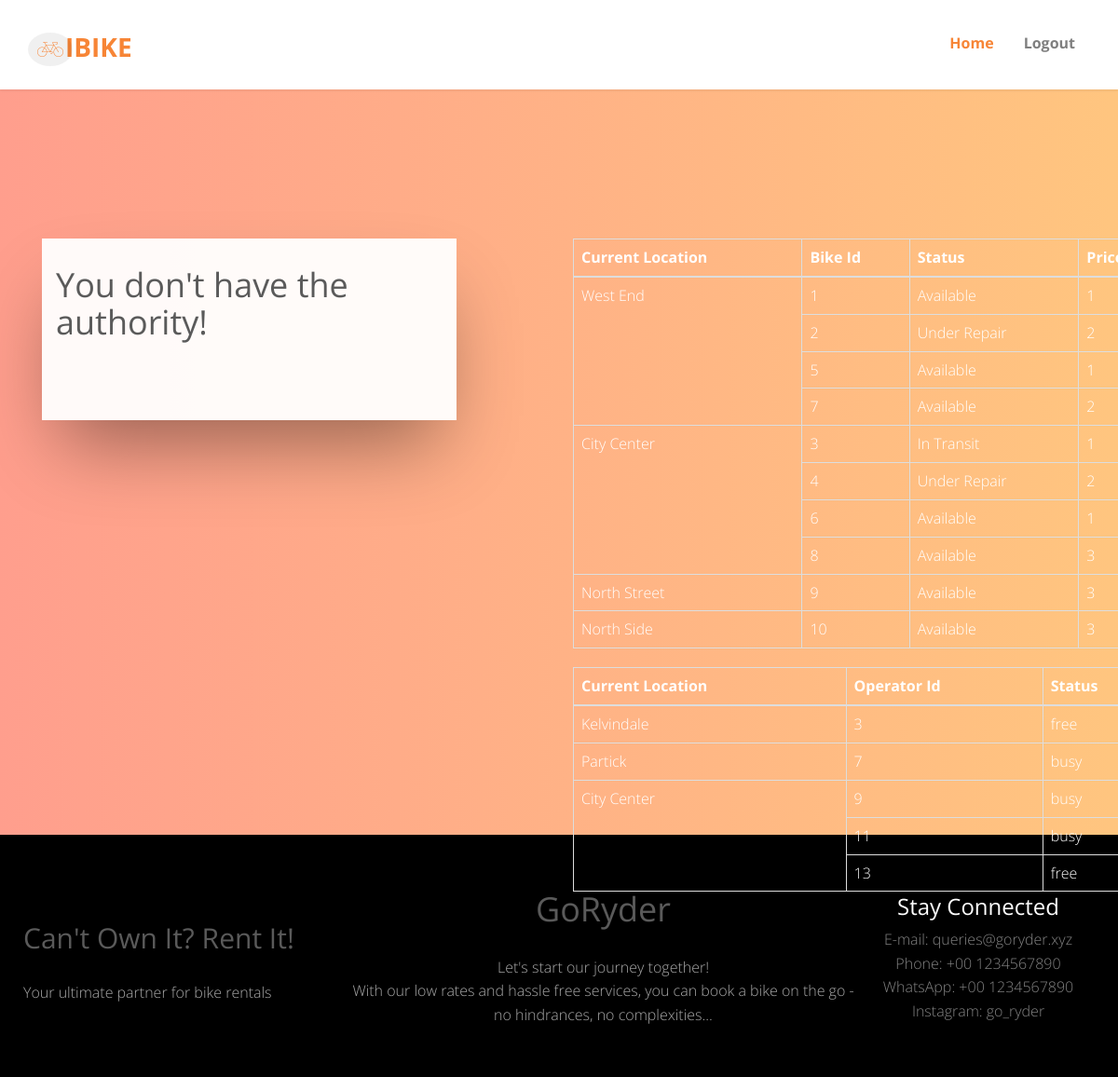
The app's page /moveAdd with its own data.
### modules/models.py (models this page shows)
class Bikes(db.Model):
    B_Id = db.Column(db.Integer, primary_key=True, autoincrement=True)
    B_Price = db.Column(db.String(32))
    B_Status = db.Column(db.Integer)
    B_Current = db.Column(db.String(64))

class Staff(UserMixin, db.Model):
    S_Id = db.Column(db.Integer, primary_key=True)
    S_Post = db.Column(db.String(50))
    S_Status = db.Column(db.String(50))  # 1,2,3 free busy break

### modules/mod_movebike/moveAdd.py (the view)
@moveAdd.route('/moveAdd', methods=['GET', 'POST'])
def add():
    locations = Locations.query.all()
    bikes = Bikes.query.all()
    bikes_dict = {}
    status = {1:"In Use", 2:"Available", 3:"Under Repair", 4:"In Transit"}
    for b in bikes:
        B_Status_String = status[b.B_Status]
        if b.B_Current not in bikes_dict:
            bikes_dict[b.B_Current] = [[b.B_Id, B_Status_String, b.B_Price]]
        else:
            old_val = bikes_dict[b.B_Current]
            old_val.append([b.B_Id, B_Status_String, b.B_Price])
            bikes_dict[b.B_Current] = old_val
    for k,v in bikes_dict.items():
        print(f'{k}')
        print(f'len {len(v)}')
        for value in v:
            print(f'Bike Id {value[0]} Status {value[1]} Price {value[2]}')
    operators = Staff.query.all()
    operators_dict = {}
    status1 = {'1': "free", '2': "busy"}
    for o in operators:
        O_Status_String = status1[o.S_Status]
        if o.S_Post not in operators_dict:
            operators_dict[o.S_Post] = [[o.S_Id, O_Status_String]]
        else:
            old_val = operators_dict[o.S_Post]
            old_val.append([o.S_Id, O_Status_String])
            operators_dict[o.S_Post] = old_val
    for k,v in operators_dict.items():
        print(f'{k}')
        print(f'len {len(v)}')
        for value in v:
            print(f'Operator Id {value[0]} Status {value[1]} ')
    if request.method == 'POST':
        error = None
        b_id = request.form['b_id']
        s_id = request.form['s_id']
        position = request.form['position'] # get the destination of this movement action
        status = 'open'
        if b_id and s_id and position:
            current_bike = Bikes.query.get(b_id)
            if current_bike is not None:
                if current_bike.B_Status != 2:
                    error = "bike is not available to move now"
                    return render_template('moveAdd.html', error=error, locations=locations,bikes_dict=bikes_dict,operators_dict=operators_dict)
            else:
                error = "bike doesn't exist"
                return render_template('moveAdd.html', error=error, locations=locations,bikes_dict=bikes_dict,operators_dict=operators_dict)
            current_staff = Staff.query.get(s_id)
            if current_staff is not None:
                if current_staff.S_Status == '2':
                    error = "this staff is busy now"
                    return render_template('moveAdd.html', error=error, locations=locations,bikes_dict=bikes_dict,operators_dict=operators_dict)
                else:
                    current_bike.B_Status = 4
                    db.session.commit()
                    new_mb_record = movingRecord(
                        B_Id=b_id,
                        S_Id=s_id,
                        MB_Post=position,
                        MB_Status=status
                    )
                    db.session.add(new_mb_record)
                    db.session.commit()
                    flash('Transfer request has been successfully registered.')
                    return redirect(url_for('moveAdd.add'))
            else:
                error = "staff doesn't exist"
                return render_template('moveAdd.html', error=error, locations=locations,bikes_dict=bikes_dict,operators_dict=operators_dict)
    else:
        return render_template('moveAdd.html',locations=locations, bikes_dict=bikes_dict,operators_dict=operators_dict)

### templates/moveAdd.html (shortened to what this page needs)
<!DOCTYPE html>
<html class="no-js">
<head>
     <link rel="stylesheet" href="../static/css/app.css">
    <link rel="stylesheet" href="https://stackpath.bootstrapcdn.com/font-awesome/4.7.0/css/font-awesome.min.css">
    <link rel="stylesheet" href="{{ url_for('static',filename='/css/animate.css') }}">
    <link rel="stylesheet" href="{{ url_for('static',filename='/css/icomoon.css') }}">
    <link rel="stylesheet" href="{{ url_for('static',filename='/css/bootstrap.css') }}">
    <link rel="stylesheet" href="{{ url_for('static',filename='/css/superfish.css') }}">
    <link rel="stylesheet" href="{{ url_for('static',filename='/css/magnific-popup.css') }}">
    <link rel="stylesheet" href="{{ url_for('static',filename='/css/bootstrap-datepicker.min.css') }}">
    <link rel="stylesheet" href="{{ url_for('static',filename='/css/cs-select.css')}}">
    <link rel="stylesheet" href="{{ url_for('static',filename='/css/cs-skin-border.css')}}">
    <link rel="stylesheet" href="{{ url_for('static',filename='/css/style.css')}}">
</head>
<body>
<div id="fh5co-wrapper">
    <div id="fh5co-page">
        <header id="fh5co-header-section" class="sticky-banner">
            <div class="container">
                <div class="nav-header">
                    <h1 id="fh5co-logo"><a href="#"><i class="icon-bike"></i>iBike</a></h1>
                    <nav id="fh5co-menu-wrap" role="navigation">
                        <ul class="sf-menu" id="fh5co-primary-menu">
 							<li class="active"><a href="/home">Home</a></li>
                            <li><a href="/logout">Logout</a></li>
                        </ul>
                    </nav>
                </div>
            </div>
        </header>
        <div class="fh5co-hero">
            <div class="fh5co-overlay"></div>
            <div class="fh5co-cover" data-stellar-background-ratio="0.5"
                 style="background-image: url_for('static','images/cover_bg_1.jpg');">
                <div class="desc">
                    <div class="container">
                        <div class="col-sm-5 col-md-5">
                            <div class="tabulation animate-box">
                                <div class="tab-content">
                                    <div role="tabpanel" class="tab-pane active" id="flights">
                                        <div class="row">
                                            {% if current_user.role== 2 %}
                                            <form method="POST" action="/moveAdd">
                                                <div class="col-xxs-12 col-xs-6 mt">
                                                    <div class="input-field">
                                                        <label>Bike Id:</label>
                                                        <input type="text" class="form-control" name="b_id"
                                                               placeholder="Bike Id"/>
                                                    </div>
                                                </div>
                                                <div class="col-xxs-12 col-xs-6 mt">
                                                    <div class="input-field">
                                                        <label>Staff Id:</label>
                                                        <input type="text" class="form-control" name="s_id"
                                                               placeholder="Staff Id"/>
                                                    </div>
                                                </div>
                                                <div class="col-sm-12 mt">
                                                    <section>
                                                        <label>Location:</label>
                                                        <select class="cs-select cs-skin-border" id="position"
                                                                name="position">
                                                            {% for l in locations %}
                                                            <option value="{{ l.Loc_Name }}">{{ l.Loc_Name }}</option>
                                                            {% endfor %}
                                                        </select>
                                                    </section>
                                                </div>
                                                <div class="col-xs-12">
                                                    <input type="submit" class="btn btn-primary btn-block"
                                                           value="Confirm">
                                                </div>
                                                {% elif current_user.role!=2 %}
                                                <div>
                                                    <h1>You don't have the authority!</h1>
                                                </div>
                                                {% endif %}
                                                <div class="col-xs-12">
                                                </div>
                                                <br>
                                        </div>
                                    </div>
                                </div>
                            </div>
                        </div>
                        <div class="desc2 animate-box">
                            <div class="col-sm-7 col-sm-push-1 col-md-7 col-md-push-1">
                                <table class="table table-bordered">
                                    <tr>
                                        <th>Current Location</th>
                                        <th>Bike Id</th>
                                        <th>Status</th>
                                        <th>Price</th>
                                    </tr>
                                    <tbody>
                                    {% for k,v in bikes_dict.items() %}
                                    <tr>
                                        <td rowspan={{v|length}}>{{ k }}</td>
                                        {% for value in v %}
                                        {% if loop.index>1 %}
                                    <tr>
                                        {% endif %}
                                        <td>{{ value[0] }}</td>
                                        <td>{{ value[1] }}</td>
                                        <td>{{ value[2] }}</td>
                                        {% if loop.index>1 %}
                                    </tr>
                                    {% endif %}
                                    {% endfor %}
                                    </tr>
                                    {% endfor %}
                                    </tbody>
                                </table>
                                <table class="table table-bordered">
                                    <tr>
                                        <th>Current Location</th>
                                        <th>Operator Id</th>
                                        <th>Status</th>
                                    </tr>
                                    <tbody>
                                    {% for k,v in operators_dict.items() %}
                                    <tr>
                                        <td rowspan={{v|length}}>{{ k }}</td>
                                        {% for value in v %}
                                        {% if loop.index>1 %}
                                    <tr>
                                        {% endif %}
                                        <td>{{ value[0] }}</td>
                                        <td>{{ value[1] }}</td>
                                        {% if loop.index>1 %}
                                    </tr>
                                    {% endif %}
                                    {% endfor %}
                                    </tr>
                                    {% endfor %}
                                    </tbody>
                                </table>
                           </div>
                        </div>
                    </div>
                </div>
            </div>
        </div>
    </div>
    <footer>
        <div class="footer_section">
            <div class="f_container">
                <div class="f_row1">
                    <div class="f_coloumn1">
                        <h2>Can't Own It? Rent It!</h2>
                        <p>Your ultimate partner for bike rentals</p>
                    </div>
                    <div class="f_coloumn2">
                        <h1><center>GoRyder</center></h1>
                        <p>Let's start our journey together!<br>With our low rates and hassle free services, you can book a bike on the go - no hindrances, no complexities...</p>
                    </div>
                    <div class="f_coloumn4">
                        <h3>Stay Connected</h3>
                        <ul>
                            <li>E-mail: queries@goryder.xyz</li>
                            <li>Phone: +00 1234567890</li>
                            <li>WhatsApp: +00 1234567890</li>
                            <li>Instagram: go_ryder</li>
                        </ul>
                    </div>
                </div>
            </div>
        </div>
    </footer>
</div>
</body>
</html>

### static/css/app.css (style rules this page uses)
* { margin: 0; padding: 0; box-sizing: border-box; }
body { font-family: 'Dosis', sans-serif; }
p { color: dimgray; }
nav { text-align: right; flex: 1; }
nav ul { display: inline-block; list-style-type: none; }
nav ul li { display: inline-block; margin-right: 20px; }
.footer_section { background: black; color: darkgray; font-size: 14px; padding: 60px 0 10px; }
.f_container { margin: auto; padding-left: 25px; padding-right: 25px; max-width: 1300px; }
.footer_section p { color: darkgray; }
.footer_section h3 { color: white; margin-bottom: 10px; }
.f_row1 { display: flex; align-items: center; flex-wrap: wrap; justify-content: space-around; }
.f_coloumn1, .f_coloumn2, .f_coloumn3, .f_coloumn4 { min-width: 250px; margin-bottom: 20px; }
.f_coloumn1 { margin-top: 10px; flex-basis: 30%; }
f_coloumn1 h2,p { margin-left: 0px; font-size: 20px; color: white; }
.f_coloumn2 { flex: 1; text-align: center; }
.f_coloumn2 p { font-size: 16px; }
.f_coloumn3, .f_coloumn4 { flex-basis: 12%; text-align: center; }
.footer_section li { display: block; }

### static/css/icomoon.css (style rules this page uses)
[class^="icon-"], [class*=" icon-"] { font-family: 'icomoon' !important; speak: none; font-style: normal; font-weight: normal; font-variant: normal; text-transform: none; line-height: 1; -webkit-font-smoothing: antialiased; -moz-osx-font-smoothing: grayscale; }
.icon-bike:before { content: "\e042"; }

### static/css/superfish.css (style rules this page uses)
.sf-menu, .sf-menu * { margin: 0; padding: 0; list-style: none; }
.sf-menu li { position: relative; }
.sf-menu > li { float: left; }
.sf-menu a { display: block; position: relative; }
.sf-menu { float: left; margin-bottom: 1em; }
.sf-menu a { border-left: 1px solid #fff; border-top: 1px solid #dFeEFF; border-top: 1px solid rgba(255,255,255,.5); padding: .75em 1em; text-decoration: none; zoom: 1; }
.sf-menu a { color: #13a; }
.sf-menu li { background: #BDD2FF; white-space: nowrap; *white-space: normal; -webkit-transition: background .2s; transition: background .2s; }

### records on screen
Bikes: B_Current "West End", value "1" "2" "5" "7", value "Available" "Under Repair" "Available" "Available", value "1" "2" "1" "2"
Bikes: B_Current "City Center", value "3" "4" "6" "8", value "In Transit" "Under Repair" "Available" "Available", value "1" "2" "1" "3"
Bikes: B_Current "North Street", value "9", value "Available", value "3"
Bikes: B_Current "North Side", value "10", value "Available", value "3"
Staff: S_Post "Kelvindale", value "3", value "free"
Staff: S_Post "Partick", value "7", value "busy"
Staff: S_Post "City Center", value "9" "11" "13", value "busy" "busy" "free"
